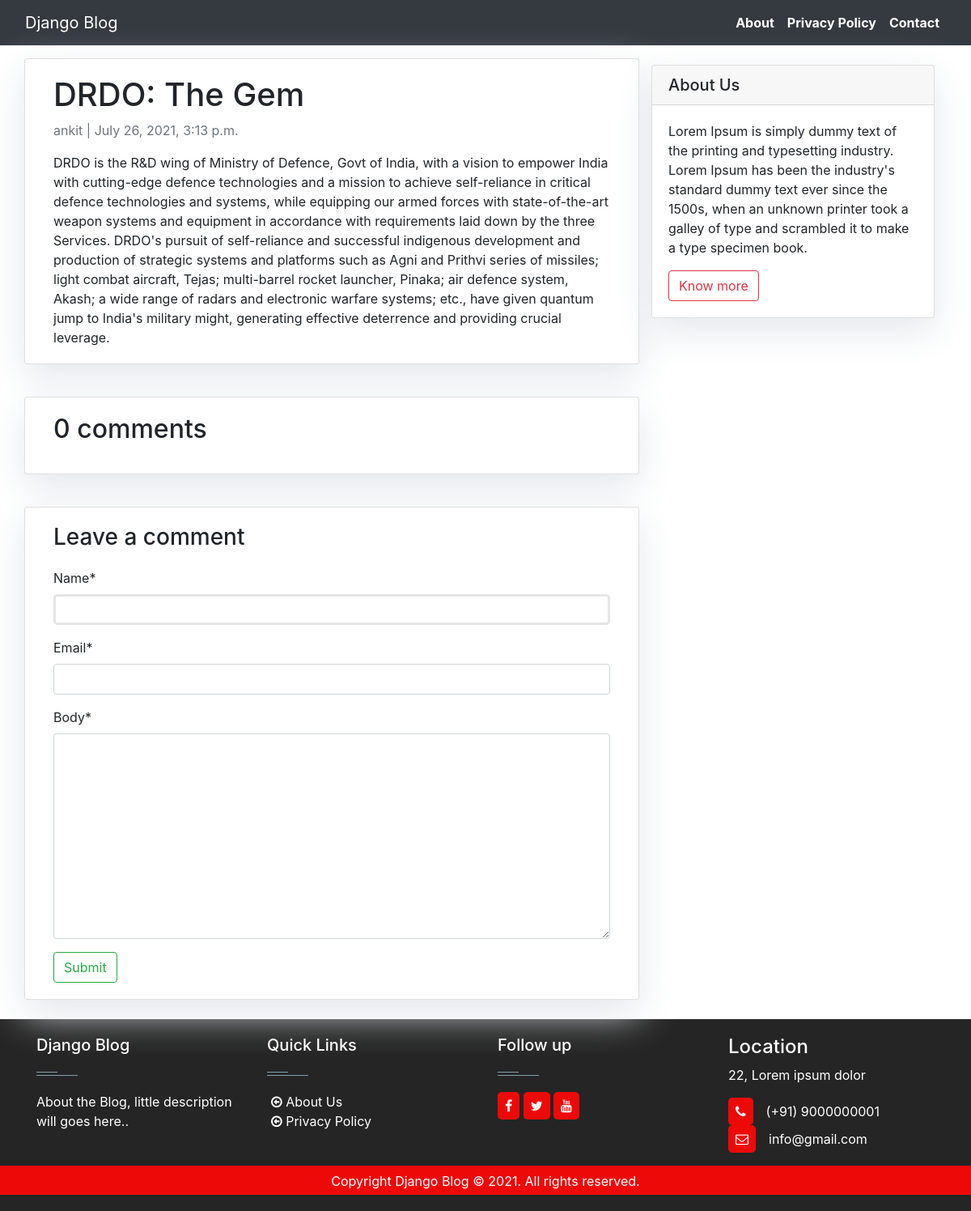
Screenshot of /Third_post/ with the database file from the repository.
### blog/models.py (models this page shows, shortened)
class Post(models.Model):
    title = models.CharField(max_length=200,unique=True)
    slug=models.SlugField(max_length=200, unique=True)
    author=models.ForeignKey(User, on_delete=models.CASCADE, related_name='blog_posts')
    updated_on=models.DateTimeField(auto_now=True)
    content=models.TextField()
    created_on=models.DateTimeField(auto_now_add=True)
    status=models.IntegerField(choices=STATUS, default=0)
    class Meta:
        ordering = ['-created_on']

### blog/views.py (the view)
# urls.py: path('<slug:slug>/', views.post_detail, name="post_detail"),
def post_detail(request, slug):
    template_name = "post_detail.html"
    post = get_object_or_404(Post, slug=slug)
    comments = post.comments.filter(active=True).order_by("-created_on")
    new_comment = None
    if request.method == "POST":
        comment_form = CommentForm(data=request.POST)
        if comment_form.is_valid():
            new_comment = comment_form.save(commit=False)
            new_comment.post = post
            new_comment.save()
    else:
        comment_form = CommentForm()
    return render(
        request,
        template_name,
        {
            "post": post,
            "comments": comments,
            "new_comment": new_comment,
            "comment_form": comment_form,
        },
    )

### blog/forms.py
class CommentForm(forms.ModelForm):
    class Meta:
        model=Comment
        fields=('name','email','body')

### templates/post_detail.html (shortened to what this page needs)
{% extends 'base.html' %} {% block content %}
{% load crispy_forms_tags %}
<div class="container">
  <div class="row">
    <div class="col-md-8 card mb-4  mt-3 left  top">
      <div class="card-body">
        <h1>{% block title %} {{ post.title }} {% endblock title %}</h1>
        <p class=" text-muted">{{ post.author }} | {{ post.created_on }}</p>
        <p class="card-text ">{{ post.content | safe }}</p>
      </div>
    </div>
    {% block sidebar %} {% include 'sidebar.html' %} {% endblock sidebar %}
    <div class="col-md-8 card mb-4  mt-3 ">
      <div class="card-body">
        {% with comments.count as total_comments %}
        <h2>{{ total_comments }} comments</h2>
          {% endwith %}
      </div>
    </div>
    <div class="col-md-8 card mb-4  mt-3 ">
      <div class="card-body">
        {% if new_comment %}
        <div class="alert alert-success" role="alert">
          Your comment is awaiting moderation
        </div>
        {% else %}
        <h3>Leave a comment</h3>
        <form method="post" style="margin-top: 1.3em;">
          {{ comment_form | crispy }}
          <button type="submit" class="btn btn-outline-success">Submit</button>
        </form>
        {% endif %}
      </div>
    </div>
  </div>
</div>
{% endblock content %}

### static/css/base.css (style rules this page uses)
body { font-family: "Roboto", sans-serif; font-size: 17px; background-color: #fdfdfd; }
.card { box-shadow: 0 16px 48px #E3E7EB; }
.btn { background-color: #ff8d1e; color:#fff; }
input[type="text"] { background: rgba(255,255,255,0.075); padding: 10px 15px; color: #aaa; border: 3px solid rgba(0,0,0,0.1); font-size: 14px; margin-bottom: 16px; border-radius: 5px; transition: all 0.2s cubic-bezier(0.4,0,0.2,1); transition-delay: 0.2s; text-align: center; width: 100%; }

### templates/sidebar.html (style rules this page uses)
.card { box-shadow: 0 16px 48px #E3E7EB; }

### rows the page displays
Post: title "DRDO: The Gem", author "ankit", created_on "July 26, 2021, 3:13 p.m.", content "DRDO is the R&D wing of Ministry of Defence, Govt of India, with a vision to empower India with cutting-edge defence technologies and a mission to achieve self-reliance in critical defence technologies and systems, while equipping our armed forces with state-of-the-art weapon systems and equipment in accordance with requirements laid down by the three Services. DRDO's pursuit of self-reliance and successful indigenous development and production of strategic systems and platforms such as Agni and Prithvi series of missiles; light combat aircraft, Tejas; multi-barrel rocket launcher, Pinaka; air defence system, Akash; a wide range of radars and electronic warfare systems; etc., have given…"

### other values shown
{{ total_comments }} "0"
